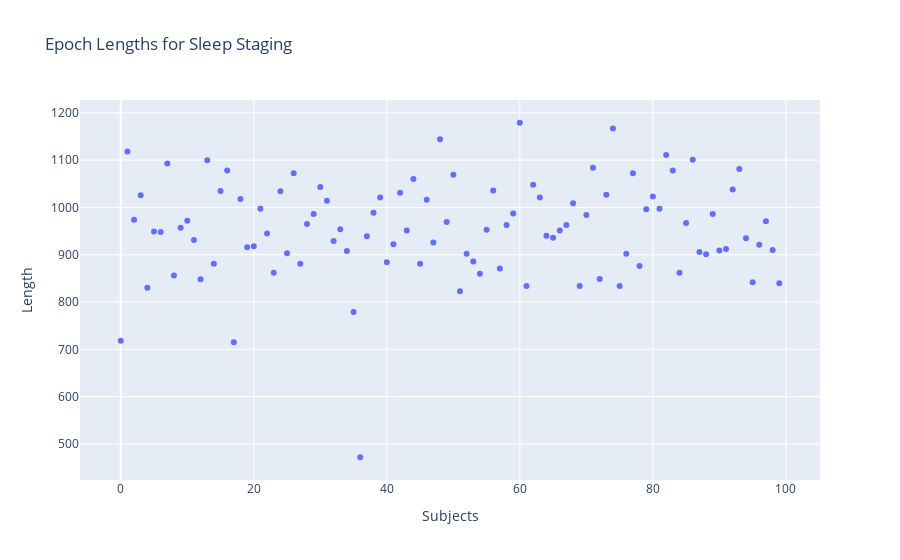

Notebook code cell kept with this figure:
### Code cell
# Scatter plot

scatter_plot = go.Scatter(x=subjects, y=lengths, mode='markers', name='Sleep Staging')
scatter_layout = go.Layout(title='Epoch Lengths for Sleep Staging', xaxis=dict(title='Subjects'), yaxis=dict(title='Length'))
scatter_figure = go.Figure(data=[scatter_plot], layout=scatter_layout)
scatter_figure.show()

### Figure 1 — Plotly figure (JSON) as saved in the notebook; plotly's stock layout.template omitted (floating-point values rounded to 4 significant figures)
{"data": [{"mode": "markers", "name": "Sleep Staging", "type": "scatter", "x": [0, 1, 2, 3, 4, 5, 6, 7, 8, 9, 10, 11, 12, 13, 14, 15, 16, 17, 18, 19, 20, 21, 22, 23, 24, 25, 26, 27, 28, 29, 30, 31, 32, 33, 34, 35, 36, 37, 38, 39, 40, 41, 42, 43, 44, 45, 46, 47, 48, 49, 50, 51, 52, 53, 54, 55, 56, 57, 58, 59, 60, 61, 62, 63, 64, 65, 66, 67, 68, 69, 70, 71, 72, 73, 74, 75, 76, 77, 78, 79, 80, 81, 82, 83, 84, 85, 86, 87, 88, 89, 90, 91, 92, 93, 94, 95, 96, 97, 98, 99], "y": [718, 1118, 974, 1026, 830, 949, 948, 1093, 856, 957, 972, 931, 848, 1100, 881, 1035, 1078, 715, 1018, 916, 918, 997, 945, 862, 1034, 903, 1072, 881, 965, 986, 1043, 1014, 929, 954, 908, 779, 472, 939, 989, 1021, 884, 922, 1031, 951, 1060, 881, 1016, 926, 1144, 969, 1069, 823, 902, 886, 860, 953, 1036, 871, 963, 987, 1179, 834, 1048, 1021, 940, 936, 951, 963, 1009, 834, 984, 1084, 849, 1027, 1167, 834, 902, 1072, 876, 996, 1023, 997, 1111, 1078, 862, 967, 1101, 906, 901, 986, 909, 912, 1038, 1081, 935, 842, 921, 971, 910, 840]}], "layout": {"title": {"text": "Epoch Lengths for Sleep Staging"}, "xaxis": {"title": {"text": "Subjects"}}, "yaxis": {"title": {"text": "Length"}}}}
